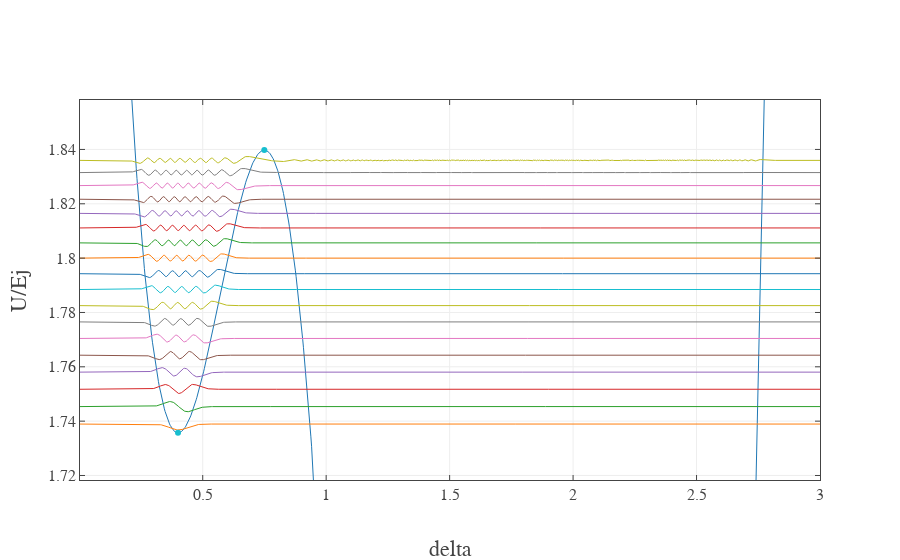

Notebook code cell kept with this figure:
### Code cell
nbound = 0
boundidx = []

for i in range(0,N):
    if evals[i] >= u_min and evals[i] <= u_max:
        if np.inner(evecs[:,i] * (d_min-2*dd < d) * (d < d_max), evecs[:,i]) > 0.5:
            nbound = nbound + 1
            boundidx.append(i)


Evecs = [evecs[:,i] for i in boundidx]
Es = evals[boundidx]

NN = nbound
print("Found {} bound states.".format(NN)) 

trs = []

l, tr = LinePlot(x=d/pi, y=u, show=False);tr.update(name="U")

trs.append(tr)
for n in range(NN):
#     y = Evecs[i] + Es[i]/Ej
    Y=0.01*Evecs[n]+Es[n]
    l, tr = LinePlot(x=d/pi, y=Y, show=False)
    tr.update(name=str(n))
    trs.append(tr)

trs.append(go.Scatter(x=np.array([d_min, d_max, d_min2])/pi, 
                        y=np.array([u_min, u_max, u_min2]),
                        mode='markers'))

l.update(yaxis = {'range': [0.99*u_min, 1.01*u_max], 'title': 'U/Ej'},
         xaxis = {'title': 'delta'},
                  showlegend=False)
iplot(go.Figure(data=trs, layout=l))

### Figure 1 — Plotly figure (JSON) as saved in the notebook; plotly's stock layout.template omitted (floating-point values rounded to 4 significant figures; data arrays with more than 128 entries replaced by an {"elided": "..."} marker saying what was removed)
{"data": [{"line": {"width": 1}, "mode": "lines", "name": "U", "type": "scatter", "x": {"elided": "1001 float values"}, "y": {"elided": "1001 float values"}}, {"line": {"width": 1}, "mode": "lines", "name": "0", "type": "scatter", "x": {"elided": "1001 float values"}, "y": {"elided": "1001 float values"}}, {"line": {"width": 1}, "mode": "lines", "name": "1", "type": "scatter", "x": {"elided": "1001 float values"}, "y": {"elided": "1001 float values"}}, {"line": {"width": 1}, "mode": "lines", "name": "2", "type": "scatter", "x": {"elided": "1001 float values"}, "y": {"elided": "1001 float values"}}, {"line": {"width": 1}, "mode": "lines", "name": "3", "type": "scatter", "x": {"elided": "1001 float values"}, "y": {"elided": "1001 float values"}}, {"line": {"width": 1}, "mode": "lines", "name": "4", "type": "scatter", "x": {"elided": "1001 float values"}, "y": {"elided": "1001 float values"}}, {"line": {"width": 1}, "mode": "lines", "name": "5", "type": "scatter", "x": {"elided": "1001 float values"}, "y": {"elided": "1001 float values"}}, {"line": {"width": 1}, "mode": "lines", "name": "6", "type": "scatter", "x": {"elided": "1001 float values"}, "y": {"elided": "1001 float values"}}, {"line": {"width": 1}, "mode": "lines", "name": "7", "type": "scatter", "x": {"elided": "1001 float values"}, "y": {"elided": "1001 float values"}}, {"line": {"width": 1}, "mode": "lines", "name": "8", "type": "scatter", "x": {"elided": "1001 float values"}, "y": {"elided": "1001 float values"}}, {"line": {"width": 1}, "mode": "lines", "name": "9", "type": "scatter", "x": {"elided": "1001 float values"}, "y": {"elided": "1001 float values"}}, {"line": {"width": 1}, "mode": "lines", "name": "10", "type": "scatter", "x": {"elided": "1001 float values"}, "y": {"elided": "1001 float values"}}, {"line": {"width": 1}, "mode": "lines", "name": "11", "type": "scatter", "x": {"elided": "1001 float values"}, "y": {"elided": "1001 float values"}}, {"line": {"width": 1}, "mode": "lines", "name": "12", "type": "scatter", "x": {"elided": "1001 float values"}, "y": {"elided": "1001 float values"}}, {"line": {"width": 1}, "mode": "lines", "name": "13", "type": "scatter", "x": {"elided": "1001 float values"}, "y": {"elided": "1001 float values"}}, {"line": {"width": 1}, "mode": "lines", "name": "14", "type": "scatter", "x": {"elided": "1001 float values"}, "y": {"elided": "1001 float values"}}, {"line": {"width": 1}, "mode": "lines", "name": "15", "type": "scatter", "x": {"elided": "1001 float values"}, "y": {"elided": "1001 float values"}}, {"line": {"width": 1}, "mode": "lines", "name": "16", "type": "scatter", "x": {"elided": "1001 float values"}, "y": {"elided": "1001 float values"}}, {"line": {"width": 1}, "mode": "lines", "name": "17", "type": "scatter", "x": {"elided": "1001 float values"}, "y": {"elided": "1001 float values"}}, {"mode": "markers", "type": "scatter", "x": [0.4, 0.7495, 1.958], "y": [1.736, 1.84, -0.9522]}], "layout": {"font": {"family": "Computer Modern"}, "showlegend": false, "title": "", "xaxis": {"mirror": "ticks", "showline": true, "tickfont": {"size": 16}, "ticks": "inside", "title": "delta", "titlefont": {"size": 22}, "zeroline": false}, "yaxis": {"mirror": "ticks", "range": [1.718, 1.858], "showline": true, "tickfont": {"size": 16}, "ticks": "inside", "title": "U/Ej", "titlefont": {"size": 22}, "zeroline": false}}}
